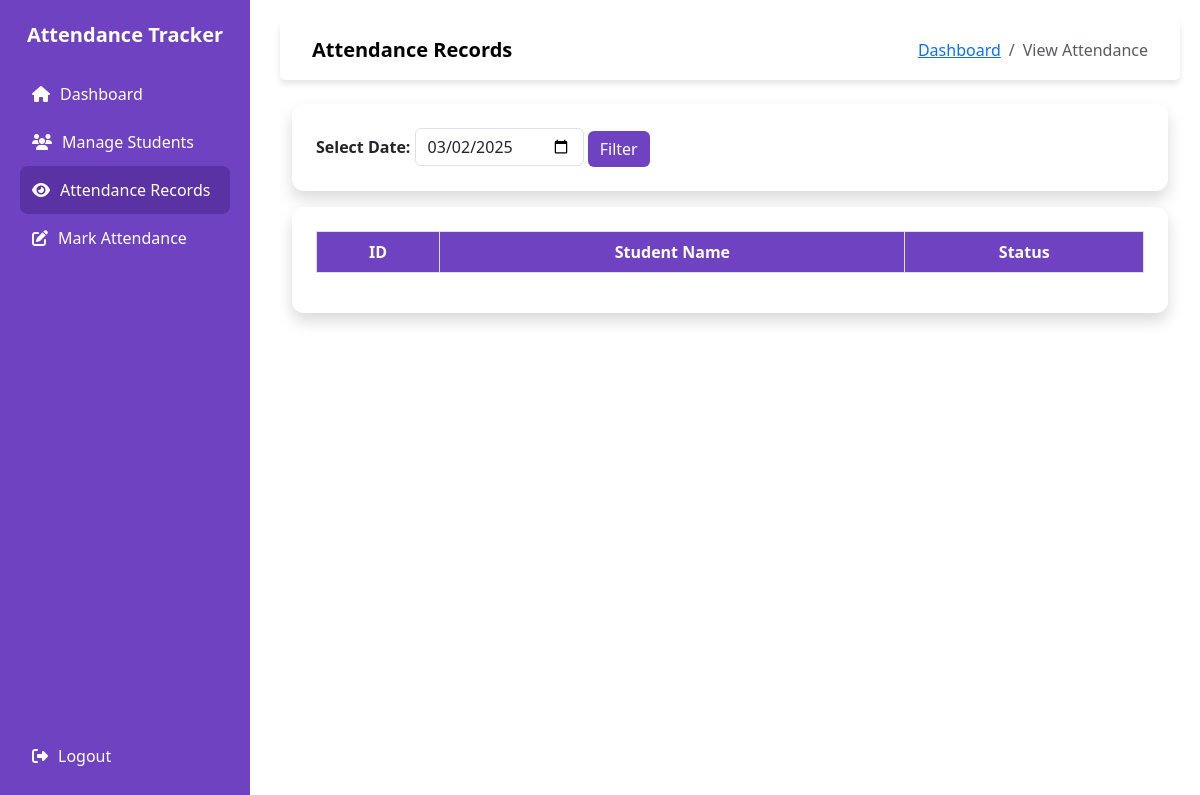
Before: /attendance-records with the older database file.
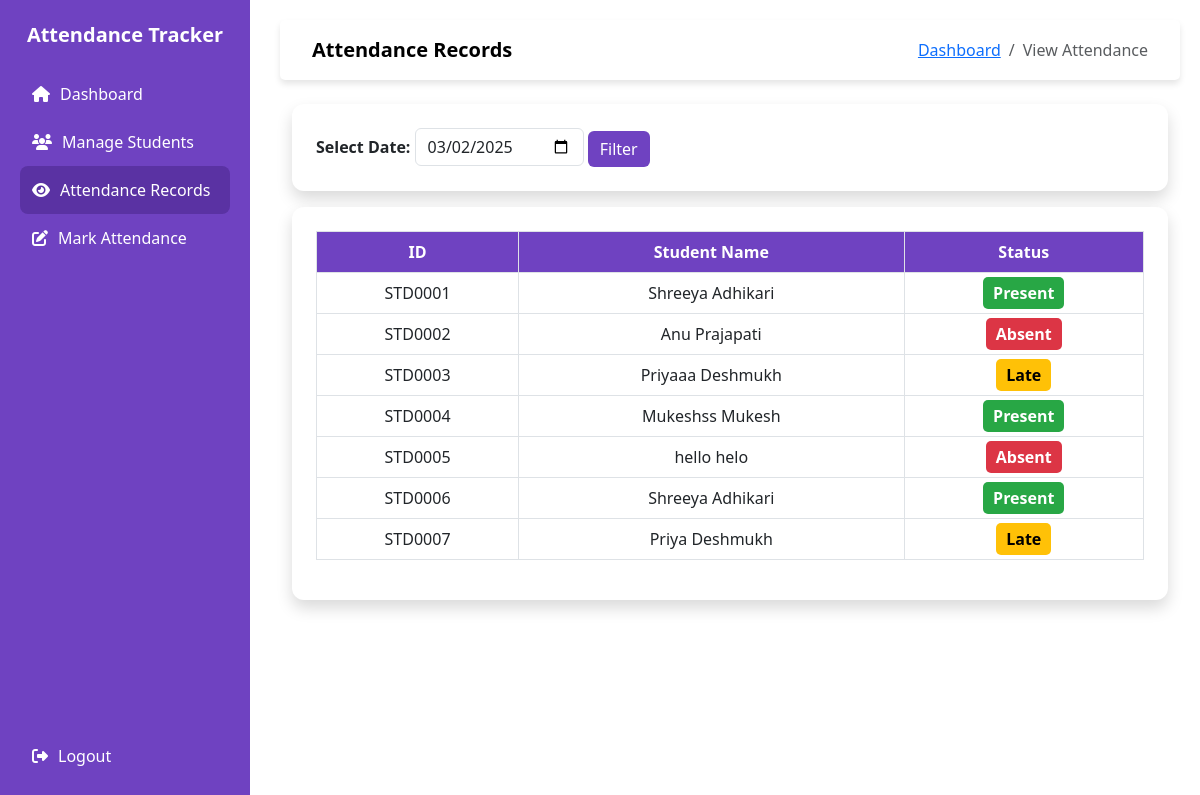
After: the same page with the newer database file.
### models.py (models this page shows)
class Student(db.Model):
    id = db.Column(db.Integer, primary_key = True)
    student_id = db.Column(db.String(20), unique=True, nullable=False)  # Custom ID
    first_name = db.Column(db.String(150), nullable=False)
    last_name = db.Column(db.String(150), nullable=False)
    email = db.Column(db.String(100), unique=True, nullable=False)
    address = db.Column(db.Text, nullable=False)
    phone = db.Column(db.String(15), unique=True, nullable=False)

class Attendance(db.Model):
    id = db.Column(db.Integer, primary_key = True)
    student_id = db.Column(db.Integer(), db.ForeignKey("student.id"), nullable = False)
    date = db.Column(db.Date, nullable = False, default = datetime.utcnow().date)
    status = db.Column(db.String(10), nullable = False)

### app.py (the view)
@app.route('/attendance-records', methods=['GET', 'POST'])
def attendance_records():
    students = Student.query.all()
    attendance_data = {}
    selected_date = request.form.get('date') if request.method == 'POST' else request.args.get('date')
    today_date = datetime.today().strftime('%Y-%m-%d')
    date_to_query = selected_date if selected_date else today_date
    records = Attendance.query.filter_by(date=date_to_query).all()
    for student in students:
        attendance_data[student] = [record for record in records if record.student_id == student.id]
    return render_template('attendance/attendance_records.html',
                           students=students,
                           attendance_data=attendance_data,
                           selected_date=selected_date or today_date,
                           today_date=today_date)

### templates/attendance/attendance_records.html (shortened to what this page needs)
{% extends "base.html" %}
{% block nav_title %}Attendance Records{% endblock %}
{% block content %}
<div class="container mt-4">
    <div class="card p-4 bg-white shadow mb-3">
        <form method="GET" action="{{ url_for('attendance_records') }}" class="">
            <label for="date" class="form-label fw-semibold">Select Date:</label>
            <input type="date" id="date" name="date" class="form-control d-inline-block w-auto"
                   value="{{ selected_date }}">
            <button type="submit" class="btn btn-primary">Filter</button>
        </form>
    </div>
    <div class="card p-4 bg-white shadow">
        <table class="table table-bordered table-hover">
            <thead>
                <tr>
                    <th>ID</th>
                    <th>Student Name</th>
                    <th>Status</th>
                </tr>
            </thead>
            <tbody>
                {% for student, records in attendance_data.items() %}
                    {% if records %}
                        {% for record in records %}
                            <tr>
                                <td>{{ student.student_id }}</td>
                                <td>{{ student.first_name }} {{ student.last_name }}</td>
                                <td>
                                    <span class="status-badge
                                        {% if record.status == 'Present' %}status-present
                                        {% elif record.status == 'Late' %}status-late
                                        {% else %}status-absent{% endif %}">
                                        {{ record.status }}
                                    </span>
                                </td>
                            </tr>
                        {% endfor %}
                    {% endif %}
                {% endfor %}
            </tbody>
        </table>
    </div>
</div>
{% endblock %}

Changed rows visible on the page:
now on this page (row unchanged): Student: student_id "STD0001", first_name "Shreeya", last_name "Adhikari"
added Attendance: status "Present"
now on this page (row unchanged): Student: student_id "STD0002", first_name "Anu", last_name "Prajapati"
added Attendance: status "Absent"
now on this page (row unchanged): Student: student_id "STD0003", first_name "Priyaaa", last_name "Deshmukh"
added Attendance: status "Late"
now on this page (row unchanged): Student: student_id "STD0004", first_name "Mukeshss", last_name "Mukesh"
added Attendance: status "Present"
now on this page (row unchanged): Student: student_id "STD0005", first_name "hello", last_name "helo"
added Attendance: status "Absent"
now on this page (row unchanged): Student: student_id "STD0006", first_name "Shreeya", last_name "Adhikari"
added Attendance: status "Present"
now on this page (row unchanged): Student: student_id "STD0007", first_name "Priya", last_name "Deshmukh"
added Attendance: status "Late"
